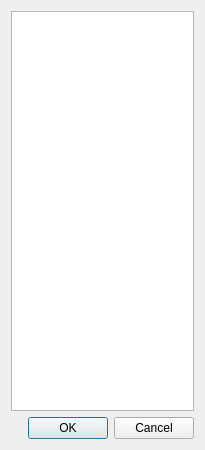
<?xml version="1.0" encoding="UTF-8"?>
<ui version="4.0">
 <class>Charger</class>
 <widget class="QDialog" name="Charger">
  <property name="geometry">
   <rect>
    <x>0</x>
    <y>0</y>
    <width>205</width>
    <height>450</height>
   </rect>
  </property>
  <property name="minimumSize">
   <size>
    <width>205</width>
    <height>450</height>
   </size>
  </property>
  <property name="maximumSize">
   <size>
    <width>205</width>
    <height>450</height>
   </size>
  </property>
  <property name="windowTitle">
   <string>Charger</string>
  </property>
  <layout class="QVBoxLayout" name="verticalLayout">
   <item>
    <widget class="QListWidget" name="listWidget"/>
   </item>
   <item>
    <widget class="QDialogButtonBox" name="buttonBox">
     <property name="orientation">
      <enum>Qt::Horizontal</enum>
     </property>
     <property name="standardButtons">
      <set>QDialogButtonBox::Cancel|QDialogButtonBox::Ok</set>
     </property>
    </widget>
   </item>
  </layout>
 </widget>
 <resources/>
 <connections>
  <connection>
   <sender>buttonBox</sender>
   <signal>accepted()</signal>
   <receiver>Charger</receiver>
   <slot>accept()</slot>
   <hints>
    <hint type="sourcelabel">
     <x>248</x>
     <y>254</y>
    </hint>
    <hint type="destinationlabel">
     <x>157</x>
     <y>274</y>
    </hint>
   </hints>
  </connection>
  <connection>
   <sender>buttonBox</sender>
   <signal>rejected()</signal>
   <receiver>Charger</receiver>
   <slot>reject()</slot>
   <hints>
    <hint type="sourcelabel">
     <x>316</x>
     <y>260</y>
    </hint>
    <hint type="destinationlabel">
     <x>286</x>
     <y>274</y>
    </hint>
   </hints>
  </connection>
 </connections>
</ui>
